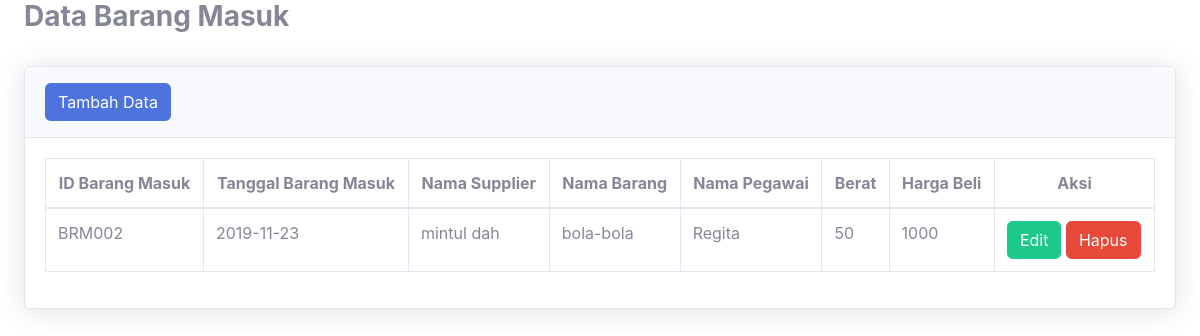
Screenshot of /index.php/data-master/barangmasuk with the database file from the repository.
### tables this page shows
CREATE TABLE `tbl_barangmasuk` (
  `id_barangmasuk` char(8) NOT NULL,
  `tgl_masuk` date NOT NULL,
  `id_supplier` char(8) NOT NULL,
  `id_barang` char(8) NOT NULL,
  `id_pegawai` varchar(20) NOT NULL,
  `berat` varchar(10) NOT NULL,
  `qty` int(7) NOT NULL,
  `harga_beli` varchar(20) NOT NULL
);

CREATE TABLE `tbl_supplier` (
  `id_supplier` char(8) NOT NULL,
  `nama_supplier` varchar(50) NOT NULL,
  `alamat_supplier` varchar(50) NOT NULL,
  `no_hp` varchar(50) NOT NULL
);

CREATE TABLE `tbl_barang` (
  `id_barang` char(8) NOT NULL,
  `nama_barang` varchar(50) NOT NULL,
  `rasa` varchar(50) NOT NULL
);

CREATE TABLE `tbl_pegawai` (
  `id_pegawai` varchar(20) NOT NULL,
  `nama_pegawai` varchar(50) NOT NULL,
  `alamat` varchar(50) NOT NULL,
  `akses` varchar(7) NOT NULL,
  `no_hp` varchar(50) NOT NULL
);

### application/controllers/data-master/Barangmasuk.php (called while the page is built, shortened)
<?php
class Barangmasuk extends CI_Controller
{
	function __construct(){
		$this->load->model('m_barangmasuk');
	}
	function index(){
		$data['barangmasuk'] = $this->m_barangmasuk->tampil_data()->result();
        $this->load->view('template/header');
        $this->load->view('data-master/barangmasuk/daftarbarangmasuk', $data);
        $this->load->view('template/footer');
	}
}
?>

### index.php (called while the page is built, shortened)
<?php
require_once BASEPATH.'core/CodeIgniter.php';

### application/models/M_barangmasuk.php (called while the page is built, shortened)
<?php
class M_barangmasuk extends CI_Model
{
	function tampil_data(){
		return $this->db->query('SELECT bm.id_barangmasuk, bm.tgl_masuk, br.nama_barang, sp.nama_supplier, pg.nama_pegawai, bm.berat, bm.harga_beli FROM tbl_barangmasuk bm JOIN tbl_supplier sp ON bm.id_supplier=sp.id_supplier JOIN tbl_barang br ON bm.id_barang=br.id_barang JOIN tbl_pegawai pg ON bm.id_pegawai=pg.id_pegawai');
	}
}
?>

### application/views/data-master/barangmasuk/daftarbarangmasuk.php (the view)
<div class="container-fluid">
    <div class="d-sm-flex align-items-center justify-content-between mb-4">
        <h1 class="h3 font-weight-bold text-grey text-center">Data Barang Masuk</h1>
    </div>
    <div class="card shadow mb-4">
    <div class="card-header py-3">
        <a href="<?php echo base_url() . 'data-master/barangmasuk/tambah'; ?>" class="btn btn-primary">Tambah Data</a>
    </div>
    <div class="card-body">
            <div class="table-responsive">
            <table class="table table-bordered" id="dataTable" width="100%" cellspacing="0">
                <thead>
                    <tr style="text-align:center">
                            <th>ID Barang Masuk</th>
                            <th>Tanggal Barang Masuk</th>
                            <th>Nama Supplier</th>
                            <th>Nama Barang</th>
                            <th>Nama Pegawai</th>
                            <th>Berat</th>
                            <th>Harga Beli</th>
                            <th>Aksi</th>
                    </tr>
                </thead>
                <tbody>
                        <?php
                        foreach ($barangmasuk as $item) {
                        ?>
                            <tr>
                                <td><?= $item->id_barangmasuk       ?></td>
                                <td><?= $item->tgl_masuk            ?></td>
                                <td><?= $item->nama_supplier          ?></td>
                                <td><?= $item->nama_barang            ?></td>
                                <td><?= $item->nama_pegawai           ?></td>
                                <td><?= $item->berat                ?></td>
                                <td><?= $item->harga_beli           ?></td>
                                <td>
                                    <a href="<?php echo base_url() . 'data-master/barangmasuk/edit'; ?>/<?php echo $item->id_barangmasuk ?>" class="btn btn-success">Edit</a>
                                    <a href="<?php echo base_url() . 'data-master/barangmasuk/hapus'; ?>/<?php echo $item->id_barangmasuk ?>" class="btn btn-danger" onclick= "return confirm('Yakin Ingin Menghapus Data?')">Hapus</a>
                                </td>
                            </tr>
                       <?php } ?>
                    </tbody>
                </table>
            </div>
        </div>
    </div>
</div>

### rows the page displays
tbl_barangmasuk: id_barangmasuk "BRM002", tgl_masuk "2019-11-23", id_supplier.nama_supplier "mintul dah", id_barang.nama_barang "bola-bola", id_pegawai.nama_pegawai "Regita", berat "50", harga_beli "1000"
